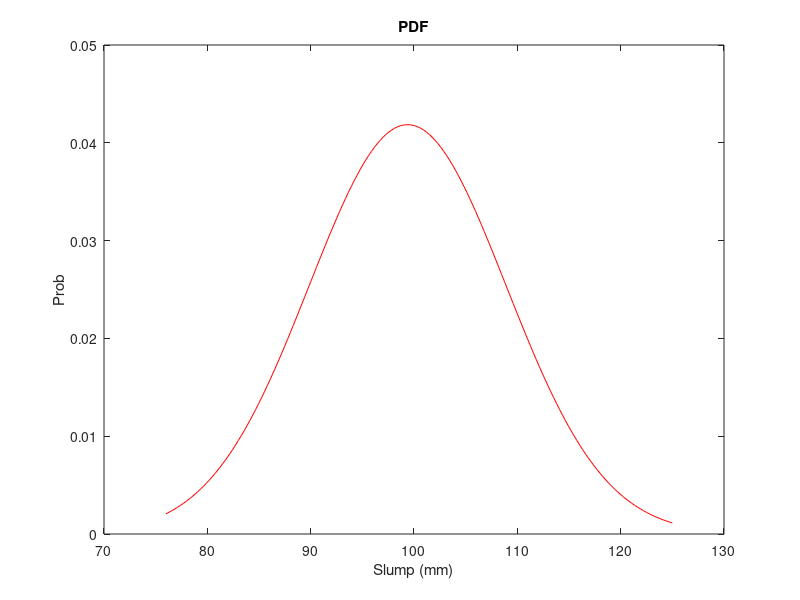
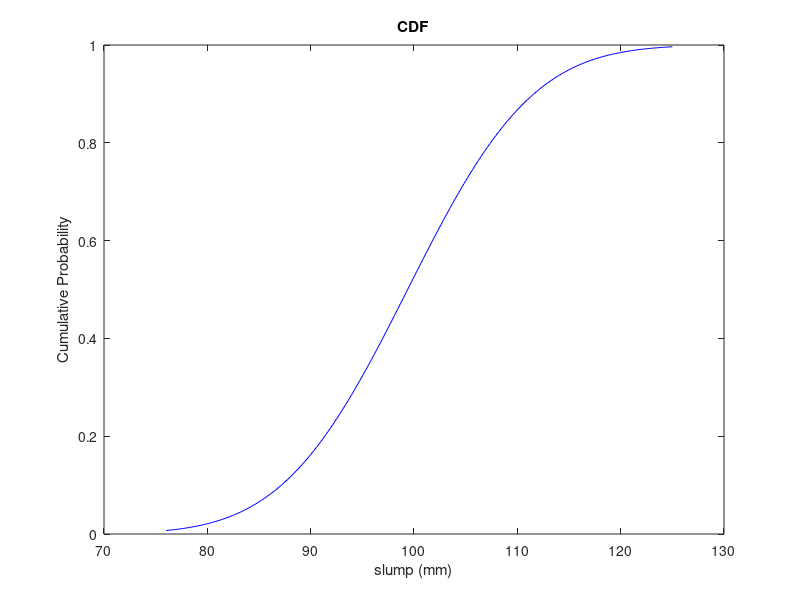

MATLAB code for these plots, in order:
clc
clear

r = load('slump.txt');
maximum = max(r)
mn = min(r)
x = [mn:0.28:maximum]

mu = mean(r)
sigma = std(r)

norms = normpdf(x,mu,sigma);

figure
plot(x,norms, 'r')
axis([70 130 0 0.05]);
title('PDF')
ylabel('Prob')
xlabel('Slump (mm)')

norma1 = normcdf(x,mu,sigma);
figure
plot(x,norma1, 'b')
axis([70 130 0 1]);
title('CDF')
ylabel('Cumulative Probability')
xlabel('slump (mm)')

var1 = norminv(.75,mu,sigma);

disp("Based on samples, there's a 75 percent")
disp("confidence interval for the average")
disp("slump of this concrete mix :")
disp(mn)
disp(" to ")
disp(var1)